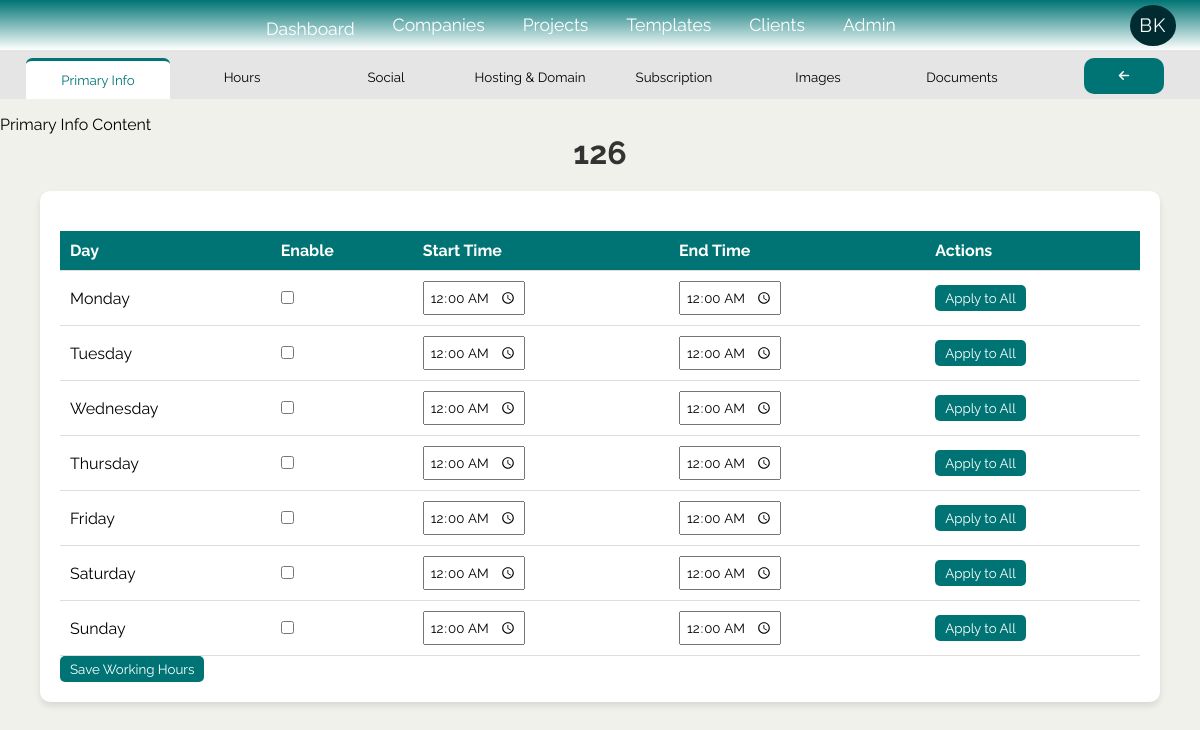
/Hours.php?Id=126, run on the app's committed database.
### tables this page shows
CREATE TABLE `clients` (
  `client_name` varchar(255) NOT NULL,
  `business_name` varchar(255) NOT NULL,
  `website` varchar(255) NOT NULL,
  `Id` int(11) NOT NULL,
  `short_description` text DEFAULT NULL,
  `long_description` text DEFAULT NULL,
  `phone` varchar(20) DEFAULT NULL,
  `mobile` varchar(20) DEFAULT NULL,
  `fax` varchar(20) DEFAULT NULL,
  `toll_free` varchar(20) DEFAULT NULL,
  `country` varchar(100) DEFAULT NULL,
  `address` varchar(255) DEFAULT NULL,
  `city` varchar(100) DEFAULT NULL,
  `state` varchar(100) DEFAULT NULL,
  `zip` varchar(20) DEFAULT NULL,
  `time_zone` varchar(50) DEFAULT NULL,
  `map` text DEFAULT NULL,
  `booking_link` text DEFAULT NULL,
  `business_category` varchar(255) DEFAULT NULL,
  `services_offered` text DEFAULT NULL,
  `brands_carried` text DEFAULT NULL,
  `monday_active` tinyint(1) DEFAULT 0,
  `monday_start` time DEFAULT '09:00:00',
  `monday_end` time DEFAULT '18:00:00',
  `tuesday_active` tinyint(1) DEFAULT 0,
  `tuesday_start` time DEFAULT '09:00:00',
  `tuesday_end` time DEFAULT '18:00:00',
  `wednesday_active` tinyint(1) DEFAULT 0,
  `wednesday_start` time DEFAULT '09:00:00',
  `wednesday_end` time DEFAULT '18:00:00',
  `thursday_active` tinyint(1) DEFAULT 0,
  `thursday_start` time DEFAULT '09:00:00',
  `thursday_end` time DEFAULT '18:00:00',
  `friday_active` tinyint(1) DEFAULT 0,
  `friday_start` time DEFAULT '09:00:00',
  `friday_end` time DEFAULT '18:00:00',
  `saturday_active` tinyint(1) DEFAULT 0,
  `saturday_start` time DEFAULT '09:00:00',
  `saturday_end` time DEFAULT '18:00:00',
  `sunday_active` tinyint(1) DEFAULT 0,
  `sunday_start` time DEFAULT '09:00:00',
  `sunday_end` time DEFAULT '18:00:00',
  `facebook` varchar(255) DEFAULT NULL,
  `twitter` varchar(255) DEFAULT NULL,
  `instagram` varchar(255) DEFAULT NULL,
  `linkedin` varchar(255) DEFAULT NULL,
  `youtube` varchar(255) DEFAULT NULL,
  `custom_name` varchar(255) DEFAULT NULL,
  `custom_link` varchar(255) DEFAULT NULL,
  `hosting_provider` varchar(255) DEFAULT NULL,
  `hosting_plan` varchar(255) DEFAULT NULL,
  `hosting_start_date` date DEFAULT NULL,
  `hosting_renewal_date` date DEFAULT NULL,
  `hosting_cost` decimal(10,2) DEFAULT NULL,
  `ip_address` varchar(45) DEFAULT NULL,
  `domain_name` varchar(255) DEFAULT NULL,
  `domain_registration_date` date DEFAULT NULL,
  `domain_expiry_date` date DEFAULT NULL,
  `domain_cost` decimal(10,2) DEFAULT NULL,
  `ssl_provider` varchar(255) DEFAULT NULL,
  `ssl_expiry_date` date DEFAULT NULL,
  `ssl_installation_date` date DEFAULT NULL,
  `billing_frequency` varchar(255) DEFAULT NULL,
  `last_payment_date` date DEFAULT NULL,
  `next_billing_date` date DEFAULT NULL,
  `total_amount_due` decimal(10,2) DEFAULT NULL,
  `payment_method` varchar(255) DEFAULT NULL,
  `subscription_plan` varchar(255) DEFAULT NULL,
  `subscription_status` varchar(50) DEFAULT NULL,
  `subscription_start_date` date DEFAULT NULL,
  `subscription_end_date` date DEFAULT NULL,
  `subscription_price` decimal(10,2) DEFAULT NULL,
  `logo` varchar(255) DEFAULT NULL,
  `favicon` varchar(255) DEFAULT NULL,
  `primary_image` varchar(255) DEFAULT NULL,
  `gallery` text DEFAULT NULL
);

### Hours.php (the view, shortened to what this page needs)
<?php
include "partials/sql-connction.php";
$clientId = isset($_SESSION['clientId']) ? $_SESSION['clientId'] : '';
$query = "SELECT * FROM clients WHERE Id = '$clientId'";
$result = mysqli_query($conn, $query);
$client_data = mysqli_fetch_assoc($result);
?>
<!DOCTYPE html>
<html lang="en">
<head>
    <link rel="stylesheet" href="public/css/navbar.css">
    <link rel="stylesheet" href="https://cdnjs.cloudflare.com/ajax/libs/font-awesome/6.7.2/css/all.min.css"
 />
</head>
<body>
    <?php
    include 'partials/navbar.php';
    include 'partials/AddClientNav.php';
    ?>
    <h1><?php echo $clientId ?></h1>
    <form method="POST">
        <section class="working-hour-section">
            <table>
                <tr>
                    <th>Day</th>
                    <th>Enable</th>
                    <th>Start Time</th>
                    <th>End Time</th>
                    <th>Actions</th>
                </tr>
                <?php
                $days = ['monday', 'tuesday', 'wednesday', 'thursday', 'friday', 'saturday', 'sunday'];
                foreach ($days as $day) {
                    echo "<tr>
                        <td>" . ucfirst($day) . "</td>
                        <td><input type='checkbox' id='{$day}_active' name='{$day}_active' " . ($client_data[$day . '_active'] ? 'checked' : '') . "></td>
                        <td><input type='time' id='{$day}_start' name='{$day}_start' value='" . $client_data[$day . '_start'] . "'></td>
                        <td><input type='time' id='{$day}_end' name='{$day}_end' value='" . $client_data[$day . '_end'] . "'></td>
                        <td><button type='button' class='app-all' onclick='applyTimesToAll(\"$day\")'>Apply to All</button></td>
                    </tr>";
                }
                ?>
            </table>
            <button type="submit" class="app-all">Save Working Hours</button>
        </section>
    </form>
</body>
</html>

### partials/navbar.php (shortened to what this page needs)
<?php
$current_page = $_SERVER['REQUEST_URI'];
$current_path = parse_url($current_page, PHP_URL_PATH);
$base_path = strpos($current_path, '/CMS/') === 0 ? '/CMS' : '';
?>
<header>
    <div id="logo">
        <a href="home.php">
            <h1><img src="public/images/logo.png" alt=""></h1>
        </a>
    </div>
    <nav id="navbar">
        <ul id="menu">
            <li>
                <a href="Dashboard.php"
                    class="<?= ($current_path == "$base_path/Dashboard.php") ? 'active_header_li' : '' ?>">Dashboard</a>
            </li>
            <li>
                <a href="Calender.php"
                    class="<?= ($current_path == "$base_path/Calender.php") ? 'active_header_li' : '' ?>">Companies</a>
            </li>
            <li>
                <a href="Profile.php"
                    class="<?= ($current_path == "$base_path/Profile.php") ? 'active_header_li' : '' ?>">Projects</a>
            </li>
            <li>
                <a href="Services.php?tab=Services"
                    class="<?= ($current_path == "$base_path/Services.php") ? 'active_header_li' : '' ?>">Templates</a>
            </li>
            <li>
                <a href="Clients.php"
                    class="<?= ($current_path == "$base_path/Clients.php") ? 'active_header_li' : '' ?>">Clients</a>
            </li>
            <li>
                <a href="Clients.php"
                    class="<?= ($current_path == "$base_path/Clients.php") ? 'active_header_li' : '' ?>">Admin</a>
            </li>
        </ul>
    </nav>
    <div class="profile">
        <div class="hdprofile_pic_img">
            BK
        </div>
    </div>
</header>

### partials/AddClientNav.php (shortened to what this page needs)
<!DOCTYPE html>
<html lang="en">
<head>
    <link rel="stylesheet" href="public/css/navbar.css">
    <link rel="stylesheet" href="https://cdnjs.cloudflare.com/ajax/libs/font-awesome/6.7.2/css/all.min.css"
 />
</head>
<body>
    <?php
    $name = isset($_GET['tab']) ? $_GET['tab'] : 'PrimaryInfo';
    ?>
    <div class="tabs">
        <form action="AddClient.php?tab=PrimaryInfo" method="post">
            <button class=<?php echo ($name === 'PrimaryInfo') ? 'active' : ''; ?>>Primary Info</button>
        </form>
        <form action="Hours.php?tab=Hours" method="post">
            <button class=<?php echo ($name === 'Hours') ? 'active' : ''; ?>>Hours</button>
        </form>
        <form action="Social.php?tab=Social" method="post">
            <button class=<?php echo ($name === 'Social') ? 'active' : ''; ?>>Social</button>
        </form>
        <form action="Hosting.php?tab=Hosting" method="post">
            <button class=<?php echo ($name === 'Hosting') ? 'active' : ''; ?>>Hosting & Domain</button>
        </form>
        <form action="Subscription.php?tab=Subscription" method="post">
            <button class=<?php echo ($name === 'Subcription') ? 'active' : ''; ?>> Subscription</button>
        </form>
        <form action="Images.php?tab=Images" method="post">
            <button class=<?php echo ($name === 'Images') ? 'active' : ''; ?>> Images</button>
        </form>
        <form action="Domain.php?tab=Domain" method="post">
            <button class=<?php echo ($name === 'Domain') ? 'active' : ''; ?>> Documents</button>
        </form>
        <form class="back" action="Clients.php">
            <button><i class="fas fa-arrow-left"></i></button>
        </form>
    </div>
    <div>
        <?php
        if ($name === 'PrimaryInfo') {
            echo "Primary Info Content";
        } elseif ($name === 'Hours') {
            echo "Hours Content";
        } elseif ($name === 'Social') {
            echo "Social Content";
        } elseif ($name === 'Hosting') {
            echo "Hosting Content";
        } elseif ($name === 'Domain') {
            echo "Subscription";
        } else if ($name === 'Subscription') {
            echo "Subscription";
        }
        ?>
    </div>
</body>
</html>

### public/css/navbar.css (style rules this page uses)
* { margin: 0; padding: 0; font-family: "Raleway", sans-serif; }
:root { --primary-color: #007474; --white-color: #2ecc71; --black-color: #333; --light_primary-color: #007474; }
header { width: 100%; display: flex; background: linear-gradient(#007474,#fff); align-items: center; color: white; position: sticky; top: 0; left: 0; z-index: 999; height: 50px; }
#navbar { margin: 0 auto; width: 100%; }
#menu { display: flex; justify-content: center; width: 100%; height: 100%; padding: .2rem 0; font-size: 1.1rem; align-items: center; }
#menu li, .sub-menu li { list-style-type: none; }
#menu li:first-child { padding-top: .4rem; }
#menu>li { min-width: max-content; position: relative; text-transform: capitalize; text-align: center; border-radius: .2rem; margin-right: .5rem; }
.hdprofile_pic_img { width: 51px; height: 41px; display: flex; justify-content: center; align-items: center; background: #002b31; color: white; font-size: 1.2rem; letter-spacing: 1px; border-radius: 50%; }
.profile { display: flex; align-items: center; text-overflow: ellipsis; overflow: hidden; white-space: nowrap; margin-left: auto; margin-right: 2%; }
header a { text-decoration: none; color: white; padding: 5px 15px; border-radius: 5px; }
#logo { margin-left: 20px; font-size: 15px; }
.tabs { width: 97%; margin-bottom: 1rem; background-color: #e5e5e5; padding-top: .5rem; display: flex; justify-content:end; padding-left: 40px; top: 50px; left: 0; }
.tabs .active { border-top: 3px solid var(--primary-color); position: relative; background-color: #ffffff; color: var(--primary-color); transform: none; }
header { height: 50px; }
.tabs button { width: 9rem; padding: .7rem .8rem; border: none; outline: none; color: black; background-color: transparent; border-radius: .4rem .4rem 0 0; box-shadow: none; }
.tabs .back button { background-color: #007474; color: white; width: 80px; font-size: 12px; border: none; border-radius: 10px; cursor: pointer; transition: background 0.3s; margin-right: 40px; }
.tabs .back { grid-column: span 2; text-align: center; }

### Hours.php (style rules this page uses)
body { font-family: Arial, sans-serif; margin: 0; padding: 0; background-color: #F1F1EC; }
h1 { text-align: center; color: #333; }
.working-hour-section { width: 90%; margin: 20px auto; background: #fff; padding: 20px; box-shadow: 0 4px 6px rgba(0, 0, 0, 0.1); border-radius: 10px; }
table { width: 100%; border-collapse: collapse; margin-top: 20px; }
th, td { padding: 10px; text-align: left; border-bottom: 1px solid #ddd; }
th { background-color: #007474; color: white; }
input[type="time"], input[type="checkbox"] { padding: 5px; margin-right: 10px; }
.app-all { background-color: #007474; color: white; padding: 5px 10px; border: none; border-radius: 5px; cursor: pointer; }

### partials/AddClientNav.php (style rules this page uses)
body { background-color: #F1F1EC; }
.tabs .back button { background-color: #007474; color: white; width: 80px; font-size: 12px; border: none; border-radius: 10px; cursor: pointer; transition: background 0.3s; margin-left: 50px; }
.tabs .back { grid-column: span 2; text-align: center; }

### data on the page
clients: monday_start "00:00:00", monday_end "00:00:00", tuesday_start "00:00:00", tuesday_end "00:00:00", wednesday_start "00:00:00", wednesday_end "00:00:00", thursday_start "00:00:00", thursday_end "00:00:00", friday_start "00:00:00", friday_end "00:00:00", saturday_start "00:00:00", saturday_end "00:00:00", sunday_start "00:00:00", sunday_end "00:00:00"

### other printed values
$clientId "126"
$day "Monday"
$day "Tuesday"
$day "Wednesday"
$day "Thursday"
$day "Friday"
$day "Saturday"
$day "Sunday"
